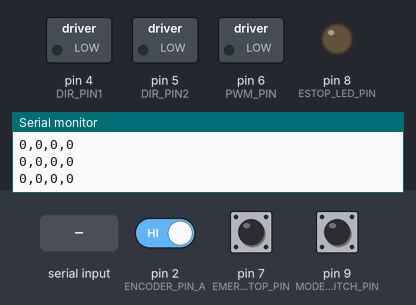
This sketch was run on a simulated Arduino Uno, built with avr-gcc and run on an emulated ATmega328P. Parts: switched loads named in the sketch (green lamp = pin HIGH), output pins drawn as LEDs (lit = HIGH), the last lines printed to the serial monitor. Inputs (shaded band) come from the test bench; at power-on: pin 7 (EMERGENCY_STOP_PIN) LOW, pin 2 (ENCODER_PIN_A) HIGH, pin 9 (MODE_SWITCH_PIN) LOW.

Above: at 1.2 s.
1.3 s: pin 7 (EMERGENCY_STOP_PIN) pulled HIGH for 0.15 s
At 2.4 s:
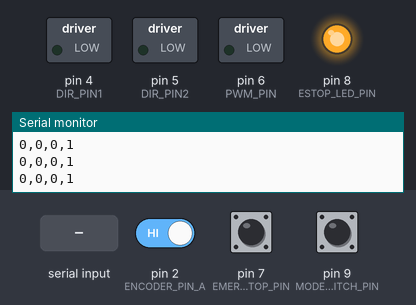
2.9 s: "STATUS\n" received over Serial
4.4 s: byte 10 ('\n') received over Serial
Timing chart, 0 to 7.4 s (numbered marks = the images above; inputs shaded):
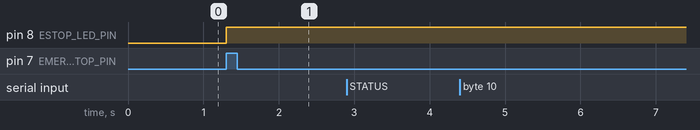

Measured:
- after the input at 1.3 s, pin 8 (ESTOP_LED_PIN): LOW → HIGH at once

The sketch:

MotorControl.ino
```cpp
#include <PID_v1.h>
#include <avr/io.h>
#include <avr/interrupt.h>

// --- Pin Definitions ---
#define PWM_PIN            6
#define DIR_PIN1           4
#define DIR_PIN2           5
#define ENCODER_PIN_A      2
#define ENCODER_PIN_B      3
#define EMERGENCY_STOP_PIN 7
#define ESTOP_LED_PIN      8
#define MODE_SWITCH_PIN    9
#define POT_PIN           A0

// --- Motor Specs ---
const int   MAX_OUTPUT_RPM   = 100;
const int   ENCODER_PPR      = 12;
const int   GEAR_RATIO       = 99;
const int   PULSES_PER_REV   = ENCODER_PPR;
const int   MAX_MOTOR_RPM    = MAX_OUTPUT_RPM * GEAR_RATIO;

// --- PID Setup ---
double setRPM               = 0;
double absSetRPM            = 0;
double shaftSetRPM          = 0;
double currentMotorRPM      = 0;
double absCurrentMotorRPM   = 0;
double currentOutputRPM     = 0;
double pwmOutput            = 0;
double Kp = 0.075, Ki = 0.08, Kd = 0;
PID speedPID(&absCurrentMotorRPM, &pwmOutput, &absSetRPM, Kp, Ki, Kd, DIRECT);

// --- Encoder Counting ---
volatile long encoderTicks = 0;

// --- Motor State ---
volatile bool motorRunning   = false;
bool          motorForward   = true;
volatile int  lastPWMOut     = 0;

// --- Serial Input ---
String  inputString    = "";
bool    stringComplete = false;

// --- E-Stop Latch ---
bool emergencyLatched = false;

// --- Timer Setup ---
const unsigned long RPM_INTERVAL_MS = 50;  // Interval in ms
const unsigned int  TIMER1_TOP      = (unsigned int)(16.0e6 / 1024.0 * RPM_INTERVAL_MS / 1000.0);

// -----------------------------------------------
void setup() {
  // Pins
  pinMode(PWM_PIN,            OUTPUT);
  pinMode(DIR_PIN1,           OUTPUT);
  pinMode(DIR_PIN2,           OUTPUT);
  pinMode(ENCODER_PIN_A,      INPUT);
  pinMode(ENCODER_PIN_B,      INPUT);
  pinMode(EMERGENCY_STOP_PIN, INPUT);
  pinMode(MODE_SWITCH_PIN,    INPUT);
  pinMode(ESTOP_LED_PIN,      OUTPUT);
  pinMode(POT_PIN,            INPUT);


  // Encoder interrupt
  attachInterrupt(digitalPinToInterrupt(ENCODER_PIN_A), encoderISR, RISING);

  // Serial
  Serial.begin(9600);
  inputString.reserve(50);

  // PID
  speedPID.SetOutputLimits(0, 255);
  speedPID.SetMode(AUTOMATIC);

  // Timer1 CTC interrupt every RPM_INTERVAL_MS
  cli();               // disable interrupts
  TCCR1A = 0;
  TCCR1B = 0;
  TCNT1  = 0;
  OCR1A  = TIMER1_TOP;
  TCCR1B |= (1 << WGM12);                   // CTC mode
  TCCR1B |= (1 << CS12) | (1 << CS10);      // prescaler 1024
  TIMSK1 |= (1 << OCIE1A);                  // enable compare interrupt
  sei();               // enable interrupts

  digitalWrite(ESTOP_LED_PIN, LOW);

}

// -----------------------------------------------
void loop() {
  // Handle serial commands
  if (stringComplete) {
    handleCommand(inputString);
    inputString    = "";
    stringComplete = false;
  }

  // Emergency stop (latch)
  if (digitalRead(EMERGENCY_STOP_PIN) == HIGH && !emergencyLatched) {
    stopMotor();
    InformESTOP();
    setRPM          = 0;
    absSetRPM       = 0;
    emergencyLatched = true;
    Serial.println("EMERGENCY STOP TRIGGERED! System latched. Reset required.");
  }
}

// -----------------------------------------------
void encoderISR() {
  int b = digitalRead(ENCODER_PIN_B);
  if (b == LOW)  encoderTicks++;
  else           encoderTicks--;
}

// -----------------------------------------------
ISR(TIMER1_COMPA_vect) {
  // Determine control mode
  bool openLoopMode = (digitalRead(MODE_SWITCH_PIN) == LOW);  // LOW=open-loop, HIGH=closed-loop

  // Sample and reset tick count
  noInterrupts();
    long ticks = encoderTicks;
    encoderTicks = 0;
  interrupts();

  // Compute RPMs
  currentMotorRPM    = (ticks / (double)PULSES_PER_REV) * (60000.0 / RPM_INTERVAL_MS);
  currentOutputRPM   = currentMotorRPM / GEAR_RATIO;
  shaftSetRPM        = setRPM / GEAR_RATIO;
  absCurrentMotorRPM = abs(currentMotorRPM);

  // Drive motor
  if (motorRunning && !emergencyLatched) {
    if (openLoopMode) {
      // Open-loop: map desired shaft RPM to PWM
      // float pct      = abs(shaftSetRPM) / MAX_OUTPUT_RPM;
      // lastPWMOut     = constrain((int)(pct * 255.0), 0, 255);
      int potValue = analogRead(POT_PIN);           // 0–1023
      lastPWMOut = map(potValue, 0, 1023, 0, 255);   // 0–255 PWM
    } else {
      // Closed-loop: PID
      speedPID.Compute();
      lastPWMOut = (int)pwmOutput;
    }
    analogWrite(PWM_PIN, lastPWMOut);
  } else {
    analogWrite(PWM_PIN, 0);
    lastPWMOut = 0;
  }

  // Publish exactly four ints: loop, direction, rpm, estop
  int loopFlag      = openLoopMode ? 0 : 1;         // 1=closed-loop, 0=open-loop
  int directionFlag = motorForward ? 0 : 1;         // 0=forward, 1=reverse
  int rpmInt        = (int)currentOutputRPM;       // shaft RPM
  int estopFlag     = emergencyLatched ? 1 : 0;     // 1=latched, 0=OK

  Serial.print(loopFlag);      Serial.print(',');
  Serial.print(directionFlag); Serial.print(',');
  Serial.print(rpmInt);        Serial.print(',');
  Serial.println(estopFlag);
}

// -----------------------------------------------
void startMotor() {
  if (emergencyLatched) return;
  motorRunning = true;
  updateDirection();
}

void stopMotor() {
  motorRunning = false;
  analogWrite(PWM_PIN, 0);
}

void InformESTOP() {
  digitalWrite(ESTOP_LED_PIN, HIGH);
}

void reverseMotor() {
  motorForward = !motorForward;
  updateDirection();
  setRPM        = -setRPM;
  absSetRPM     = abs(setRPM);
}

void updateDirection() {
  if (motorForward) {
    digitalWrite(DIR_PIN1, HIGH);
    digitalWrite(DIR_PIN2, LOW);
  } else {
    digitalWrite(DIR_PIN1, LOW);
    digitalWrite(DIR_PIN2, HIGH);
  }
}

// -----------------------------------------------
void serialEvent() {
  while (Serial.available()) {
    char inChar = (char)Serial.read();
    if (inChar == '\n') {
      stringComplete = true;
    } else {
      inputString += inChar;
    }
  }
}

// -----------------------------------------------
void handleCommand(String cmd) {
  cmd.trim();
  if (emergencyLatched && !cmd.equalsIgnoreCase("STATUS")) {
    Serial.println("System latched. Reset required.");
    return;
  }

  if (cmd.equalsIgnoreCase("START")) {
    startMotor();
    Serial.println("Motor started");
  }
  else if (cmd.equalsIgnoreCase("STOP")) {
    stopMotor();
    Serial.println("Motor stopped");
  }
  else if (cmd.equalsIgnoreCase("REVERSE")) {
    reverseMotor();
    Serial.print("Direction reversed. New setpoint (shaft RPM): ");
    Serial.println(shaftSetRPM);
  }
  else if (cmd.startsWith("SPEED ")) {
    float ShaftRPM = cmd.substring(6).toFloat();         // may be negative
    float MotorRPM = ShaftRPM * GEAR_RATIO;
    MotorRPM       = constrain(MotorRPM, -MAX_MOTOR_RPM, MAX_MOTOR_RPM);
    setRPM         = MotorRPM;
    absSetRPM      = abs(setRPM);
    motorForward   = (setRPM >= 0);
    updateDirection();
    Serial.print("Reference shaft RPM set to: ");
    Serial.println(ShaftRPM);
  }
  else if (cmd.equalsIgnoreCase("STATUS")) {
    Serial.print("Motor running: ");    Serial.println(motorRunning    ? "YES":"NO");
    Serial.print("Emergency latched: ");Serial.println(emergencyLatched? "YES":"NO");
    Serial.print("Mode: ");             Serial.println(digitalRead(MODE_SWITCH_PIN)==LOW? "OPEN-LOOP":"CLOSED-LOOP");
  }
  else {
    Serial.println("Unknown command");
  }
}
```
